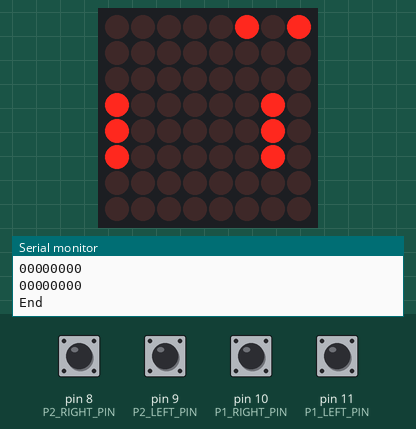
This sketch was run on a simulated Arduino Uno, built with avr-gcc and run on an emulated ATmega328P. Parts: 8×8 LED matrix, the last lines printed to the serial monitor. Inputs (shaded band) come from the test bench; at power-on: pin 8 (P2_RIGHT_PIN), pin 9 (P2_LEFT_PIN), pin 10 (P1_RIGHT_PIN), pin 11 (P1_LEFT_PIN) HIGH.

Above: at 1.2 s.
1.3 s: pin 9 (P2_LEFT_PIN) pulled LOW for 0.15 s
At 1.96 s:
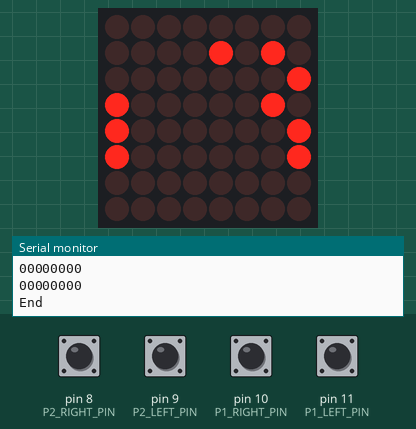
2.0 s: pin 10 (P1_RIGHT_PIN) pulled LOW for 0.15 s
At 2.18 s:
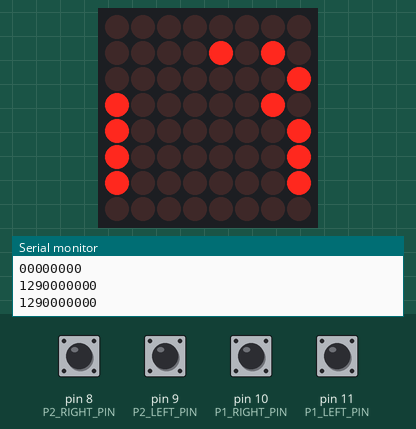
2.7 s: pin 11 (P1_LEFT_PIN) pulled LOW for 0.15 s
At 3.25 s:
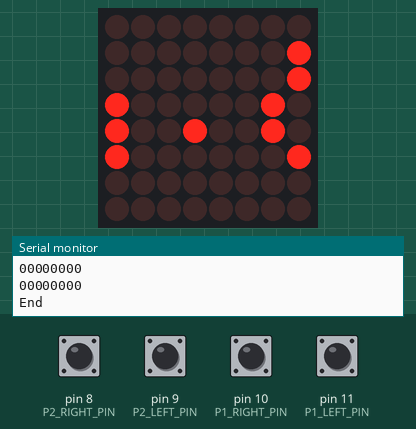
3.4 s: pin 8 (P2_RIGHT_PIN) pulled LOW for 0.15 s
At 4.0 s:
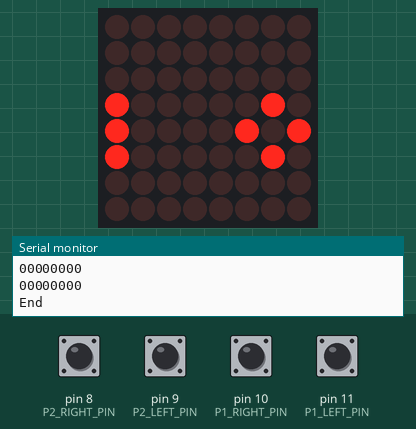
4.1 s: pin 8 (P2_RIGHT_PIN) pulled LOW for 1 s
At 4.63 s:
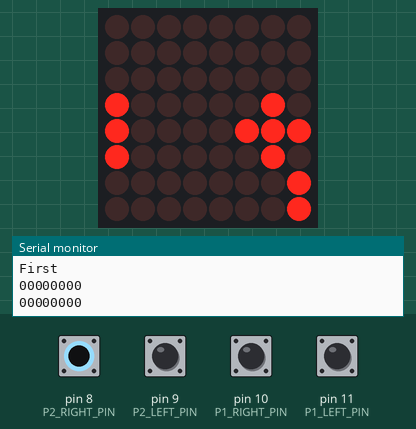
5.7 s: pin 9 (P2_LEFT_PIN) pulled LOW for 0.15 s
At 6.25 s:
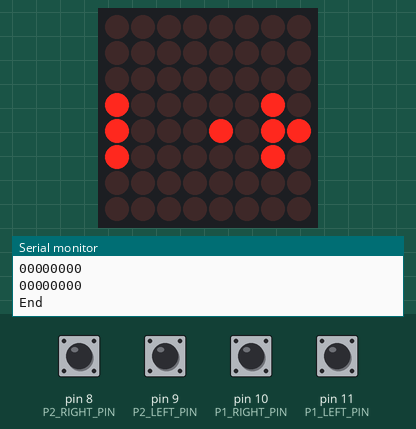
Timing chart, 0 to 8.7 s (numbered marks = the images above; inputs shaded):
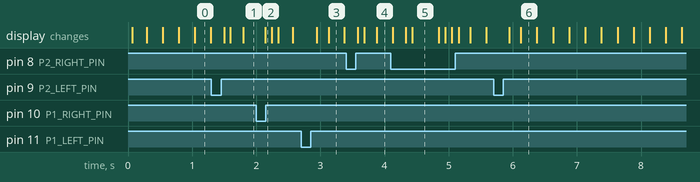

Measured:
- after the input at 1.3 s, the display: first changes after 0.20 s (image 1 shows a later state)
- after the input at 2.0 s, the display: changes after 0.14 s (image 2)
- after the input at 2.7 s, the display: first changes after 0.24 s (image 3 shows a later state)
- after the input at 3.4 s, the display: first changes after 0.18 s (image 4 shows a later state)
- after the input at 4.1 s, the display: first differs from a run without the input after 0.23 s (image 5 shows a later state)
- after the input at 5.7 s, the display: first changes after 0.24 s (image 6 shows a later state)
- what the display in image 5 shows lasts 0.4 s, from 4.4 s to 4.8 s

The sketch:

GameBoi64.ino
```cpp
#include "PongGame.h"
#include "LedControl.h"
#include "LEDScreen.h"

//using namespace std;
using namespace hw4;

const int nrow = 8;
const int ncol = 8;

PongGame pongGame(nrow, ncol);
LEDScreen ls = LEDScreen(2, 4, 3);

int* buffer = new int[nrow * ncol];
int* screen = new int[8];

const int P1_LEFT_PIN = 11;
const int P1_RIGHT_PIN = 10;
const int P2_LEFT_PIN = 9;
const int P2_RIGHT_PIN = 8;


/***********CHANGE THESE*********************/

void setup() {
  pongGame.start(millis());
  ls.writeBuffer(screen);
  pinMode(P1_LEFT_PIN, INPUT_PULLUP);
  pinMode(P1_RIGHT_PIN, INPUT_PULLUP);
  pinMode(P2_LEFT_PIN, INPUT_PULLUP);
  pinMode(P2_RIGHT_PIN, INPUT_PULLUP);
  Serial.begin(9600);
  for (int i = 0; i < 8; i++) {
    Serial.println(((int)pow(2, i)));

  }

}

void drawScreen(int* buffer) {
  Serial.println("First");

  for (int irow = 0; irow < nrow; irow++) {
    screen[irow] = 0;
    //      Serial.println(buffer[irow]);

    for (int icol = 0; icol < ncol; icol++) {
      if (icol < 7) {
        screen[irow] += buffer[irow * ncol + icol] * ((int)pow(2, 7 - icol) + 1);
        Serial.print(buffer[irow * ncol + icol] * ((int)pow(2, 7 - icol) + 1));


      } else {
        screen[irow] += buffer[irow * ncol + icol] * ((int)pow(2, 7 - icol));
        Serial.print(buffer[irow * ncol + icol] * ((int)pow(2, 7 - icol)));

      }

      //      Serial.print(buffer[irow * ncol + icol]);

    }
    //    Serial.println(screen[irow]);
    Serial.println();

  }
  ls.writeBuffer(screen);
  Serial.println("End");

}

void processInput(unsigned long tick) { //You will need to change this

  int P1_LEFT_EVENT = digitalRead(P1_LEFT_PIN);
  int P1_RIGHT_EVENT = digitalRead(P1_RIGHT_PIN);
  int P2_LEFT_EVENT = digitalRead(P2_LEFT_PIN);
  int P2_RIGHT_EVENT = digitalRead(P2_RIGHT_PIN);

  if (P1_LEFT_EVENT == LOW) {
    pongGame.movePad(Player::PLAYER_ONE, PadDirection::UP);

  }
  if (P1_RIGHT_EVENT == LOW) {
    pongGame.movePad(Player::PLAYER_ONE, PadDirection::DOWN);

  }
  if (P2_LEFT_EVENT == LOW) {
    pongGame.movePad(Player::PLAYER_TWO, PadDirection::UP);

  }
  if (P2_RIGHT_EVENT == LOW) {
    pongGame.movePad(Player::PLAYER_TWO, PadDirection::DOWN);

  }
}

unsigned long dirty_tick = 0;

void loop() {
  const unsigned long tick = millis();
  processInput(tick);
  pongGame.update(tick);

  if (pongGame.isDirty()) {

    pongGame.paint(buffer);
    drawScreen(buffer);
//    dirty_tick = tick + 100;
  }
//  if (dirty_tick <= tick)  ls.display();
  ls.display();
}
```

LEDScreen.h
```cpp
#define NROW 8
#include "LedControl.h"
class LEDScreen{
private:
  int dataIn;
  int clk;
  int cs;
  int buffer[NROW];
  int currentRow;
  LedControl lc;
public:
  LEDScreen(int dataIn, int clk, int cs)
    : lc(dataIn, clk, cs, 1),
    dataIn(dataIn),
    cs(cs),
    clk(clk),
    currentRow(0)
  {
    lc.shutdown(0,false);
    /* Set the brightness to a medium values */
    lc.setIntensity(0,8);
    /* and clear the display */
    lc.clearDisplay(0);
    for(int i=0;i<NROW;i++){
      this->buffer[i] = 0;
    }
  }

  void display(){
    lc.setRow(0,currentRow,this->buffer[currentRow]);
    this->currentRow = (this->currentRow + 1)%NROW;
  }

  void writeBuffer(int* data){
    for(int i=0;i<NROW;i++){
      this->buffer[i] = data[i];
    }
  }
};
```

PongGame.cpp
```cpp
#include "PongGame.h"

namespace hw4 {
    inline int bound(int x, int vmin, int vmax) {
        return x <= vmin ? vmin : (x >= vmax ? vmax: x);
    }

    inline int max(int a, int b){
        return a < b ? b : a;
    }

    inline int min(int a, int b){
        return a < b ? a : b;
    }

    const int PongGame::ndim = 2;
    const int PongGame::nPlayer = 2;

    PongGame::PongGame():
            nrow(8),
            ncol(8),
            gameState(GameState::START),
            ballSpeed(250)
    {
        reset();
        resetPadPos();
    }


    PongGame::PongGame(unsigned int nrow, unsigned int ncol):
            nrow(nrow),
            ncol(ncol),
            gameState(GameState::START),
            ballSpeed(250)
    {
        reset();
        resetPadPos();
    }


    void PongGame::reset(){
        BallPosition bpos(4,1);
        BallVelocity bvelo(VSpeed::UP, HSpeed::RIGHT);
        reset(bpos, bvelo);
    }

    void PongGame::resetPadPos() {
        setPadPos(0, 4);
        setPadPos(1, 4);
    }

    void PongGame::reset(BallPosition ballPos, BallVelocity iniVelo) {
        this->ballVelo = iniVelo;
        gameState = GameState::START;
        setBallPosition(ballPos);
        winner = Player::PLAYER_UNKNOWN;
        dirty=true;
    }


    void PongGame::start(unsigned long now){
        gameState = GameState::RUNNING;
        dirty=true;
    }


    bool PongGame::paddleRowCoverBallRow(int paddleRow, int ballRow){
        return (ballRow >= paddleRow - 1) && (ballRow <= paddleRow + 1);
    }


    bool PongGame::hitPlayerOne() {
        bool ret = ballVelo.hSpeed==HSpeed::LEFT &&
                   ballPos.hPos == 1 &&
                   paddleRowCoverBallRow(padPos[0], ballPos.vPos);
        return ret;
    }


    bool PongGame::hitPlayerTwo() {
        bool ret = ballVelo.hSpeed==HSpeed::RIGHT &&
                   ballPos.hPos == ncol-2 &&
                   paddleRowCoverBallRow(padPos[1], ballPos.vPos);
        return ret;
    }


    Player PongGame::hitPlayer(){
        if(hitPlayerOne()){
            return Player::PLAYER_ONE;
        }else if(hitPlayerTwo()){
            return Player::PLAYER_TWO;
        }
        return Player::PLAYER_UNKNOWN;
    }


    inline VSpeed bounceVspeed(int padpos, int ballpos){
        if(padpos == ballpos){
            return VSpeed::STILL;
        }else if(padpos > ballpos){//pad lower than ball
            return VSpeed::UP;
        }else if(padpos<ballpos){//pad higher than ball;
            return VSpeed::DOWN;
        }
        //shouldn't reach here
        return VSpeed::DOWN; //shut up compiler

    }

    void PongGame::bouncePlayer(){
        switch(hitPlayer()) {
            case Player::PLAYER_ONE:
                ballVelo.hSpeed=HSpeed::RIGHT;
                ballVelo.vSpeed=bounceVspeed(padPos[0], ballPos.vPos);
                break;
            case Player::PLAYER_TWO:
                ballVelo.hSpeed=HSpeed::LEFT;
                ballVelo.vSpeed=bounceVspeed(padPos[1], ballPos.vPos);
                break;
            case Player::PLAYER_UNKNOWN:
                break;
        }
    }


    bool PongGame::hitTopWall(){ return ballPos.vPos <= 0 && ballVelo.vSpeed == VSpeed::UP; }
    bool PongGame::hitBottomWall(){ return ballPos.vPos >= nrow-1 && ballVelo.vSpeed == VSpeed::DOWN;}
    Wall PongGame::hitWall() {
        if(hitTopWall()){
            return Wall::TOP;
        } else if(hitBottomWall()){
            return Wall::BOTTOM;
        } else {
            return Wall::UNKNOWN;
        }
    }


    void PongGame::bounceWall(){
        switch(hitWall()){
            case Wall::TOP:
                ballVelo.vSpeed = VSpeed::DOWN;
                break;
            case Wall::BOTTOM:
                ballVelo.vSpeed = VSpeed::UP;
                break;
            case Wall::UNKNOWN:
                break;
        }
    }


    void PongGame::moveBall(){
        switch(ballVelo.vSpeed){
            case VSpeed::UP:
                ballPos.vPos--;
                break;
            case VSpeed::DOWN:
                ballPos.vPos++;
                break;
            case VSpeed::STILL:
                break;
        }

        switch(ballVelo.hSpeed){
            case HSpeed::LEFT:
                ballPos.hPos--;
                break;
            case HSpeed::RIGHT:
                ballPos.hPos++;
                break;
        }
        dirty=true;
    }


    void PongGame::checkEndGame(){
        if(ballPos.hPos==0){
            winner=Player::PLAYER_TWO;
            gameState = GameState::FINISHED;
        }
        else if(ballPos.hPos==ncol-1){
            winner=Player::PLAYER_ONE;
            gameState = GameState::FINISHED;
        }
    }


    void PongGame::resetBuffer(int* buffer){
        for(int irow=0; irow<nrow; irow++){
            for(int icol=0; icol<ncol; icol++){
                writeBuffer(buffer, irow, icol, 0);
            }
        }
    }


    void PongGame::paintPad(int* buffer, int padPos, int col){
        writeBuffer(buffer, padPos, col, 1);
        writeBuffer(buffer, max(padPos-1, 0), col, 1);
        writeBuffer(buffer, min(padPos+1, nrow-1), col, 1);
        dirty=false;
    }

    inline void PongGame::paintBall(int* buffer){
        writeBuffer(buffer, ballPos.vPos, ballPos.hPos, 1);
    }


    //write 2d array to buffer
    //the first index is row and second index is column
    void PongGame::paint(int* buffer){
        resetBuffer(buffer);
        //player one
        paintPad(buffer, padPos[0], 0);
        //player two
        paintPad(buffer, padPos[1], ncol-1);
        //ball
        paintBall(buffer);
    }

    bool PongGame::update(unsigned long now){
        if(gameState!=GameState::RUNNING){return false;}//game not in running state
        if(now - lastUpdate > ballSpeed){
            bouncePlayer(); //do not switch the order
            bounceWall();
            moveBall();
            checkEndGame();
            lastUpdate = now;
            dirty=true;
            return true;
        } else { //calling it too fast
            return false;
        }
    }

    void PongGame::movePad(Player player, PadDirection dir){
        const int pindex = static_cast<int>(player);
        const int increment = dir==PadDirection::UP?-1:+1;
        const int newPos = padPos[pindex]+increment;
        padPos[pindex] = bound(newPos, 0, nrow-1);
        dirty=true;
    }

    void PongGame::setPadPos(int pindex, int pos){
        padPos[pindex] = bound(pos,0,nrow-1);
        dirty=true;
    }
}
```

PongGame.h
```cpp
#ifndef PONGGAME_H
#define PONGGAME_H
#define PONGGAME_NDIM 2

namespace hw4 {
    enum class Wall{TOP, BOTTOM, UNKNOWN};
    enum class PadDirection{UP, DOWN};
    enum class VSpeed{UP, DOWN, STILL};
    enum class HSpeed{LEFT, RIGHT};
    enum class GameState{START, RUNNING, FINISHED};
    enum class Player: int {PLAYER_ONE=0, PLAYER_TWO=1, PLAYER_UNKNOWN=99};//yep for array indexing

    class BallVelocity {
    public:
        BallVelocity():vSpeed(VSpeed::UP), hSpeed(HSpeed::RIGHT){};
        BallVelocity(VSpeed vSpeed, HSpeed hSpeed):vSpeed(vSpeed), hSpeed(hSpeed){};
        VSpeed vSpeed;
        HSpeed hSpeed;
    };

    class BallPosition {
    public:
        BallPosition():vPos(4), hPos(4){};
        BallPosition(int vPos, int hPos):vPos(vPos), hPos(hPos){};
        int vPos;
        int hPos;
    };

    class PongGame{
    public:
        //constuct ponggame with nrow and ncol.
        //ballspeed is amount in ms that the ball should move
        static const int ndim;
        static const int nPlayer;
        PongGame();
        PongGame(unsigned int nrow, unsigned int ncol);

        //reset with ballSpeed and
        //ballPosition(top left is 0,0)
        //bassSpeed is measure in gameTicks(if you use millis on update it's millisecond)
        void reset();
        void reset(BallPosition ballPos, BallVelocity ballDir);

        //move player player in direction direction
        //the user is moved instantly.
        //to get the update board call getBoard again
        void movePad(Player player, PadDirection direction);
        //Set pad position for given player
        //pindex = 0 for player 1 and
        //and 1 for player 2.
        void setPadPos(int pindex, int pos);

        //return true if ball got updated
        //return false if the ball doesn't get updated
        //this could be due to calling update too quick
        //game is not in running mode etc.
        //"now" is the current game ticks. You can use millis for this.
        bool update(unsigned long now);

        //write the board to given buffer
        //the buffer must be of the right size nrow*ncol
        void paint(int* board); //board assumes the correct size(nrow*ncol)
        bool isDirty(){return dirty;}//does the board need repaint?

        //return true if game is ended
        inline bool isGameEnded(){ return gameState==GameState::FINISHED; }

        //return Player that won
        //if game is not ended yet return UNKNOWN
        Player getWinner(){return this->winner;}


        //start the game
        //now is the game ticks(you can use millis)
        void start(unsigned long now);

        void setBallSpeed(int ballSpeed){this->ballSpeed = ballSpeed;}
    private:
        unsigned int nrow, ncol;
        int padPos[2]; //0 and 1
        int ballSpeed;
        BallPosition ballPos; //row and column top left is 0,0
        BallVelocity ballVelo; //ball moving direction
        unsigned long lastUpdate;
        GameState gameState;
        Player winner;
        void setBallPosition(BallPosition pos){ballPos = pos; dirty=true;}

        bool paddleRowCoverBallRow(int paddleRow, int ballRow);
        bool hitPlayerOne();
        bool hitPlayerTwo();
        Player hitPlayer();
        void bouncePlayer();
        bool hitTopWall();
        bool hitBottomWall();
        Wall hitWall();
        void bounceWall();
        void moveBall();
        void checkEndGame();
        inline void writeBuffer(int* buffer, int irow, int icol, int value){buffer[irow*ncol + icol]=value;}
        void resetBuffer(int* buffer);
        void paintPad(int* buffer, int padPos, int col);
        void paintBall(int* buffer);
        bool dirty;
        void resetPadPos();

    };
}

#endif
```
